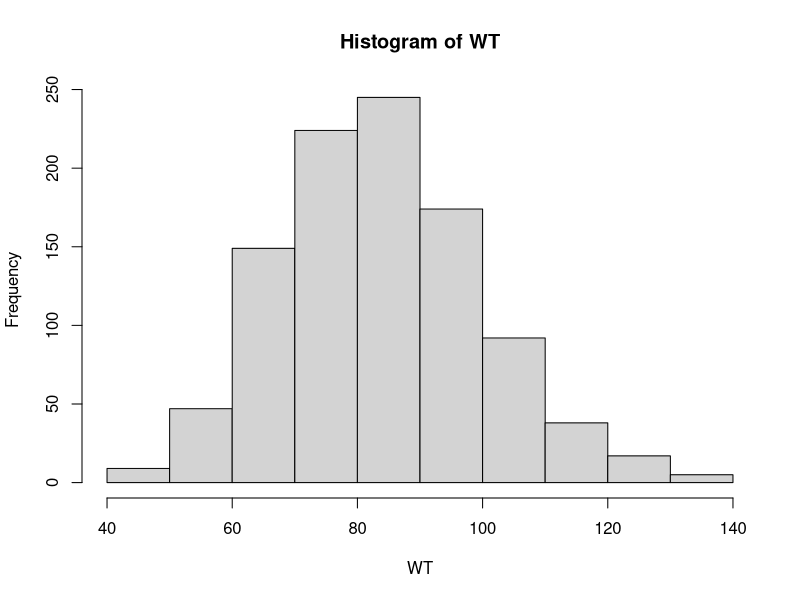

Write the R code that produced this figure.
## ---- chunk 1
nid <- 1000 # Number of individuals to be simulated

# Generate distribution of weights using random number generator
# Based on the distribution used in the Yu et al. (2015) model
WT <- rlnorm(nid,meanlog = log(82.3),sd = 0.2) # Log-normal distribution
WT[WT < 39] <- 39 # Any values less than 39 kg, make 39 kg
WT[WT > 157] <- 157 # Any values greater than 157 kg, make 157 kg

# Plot histogram of weights to check
hist(WT)
